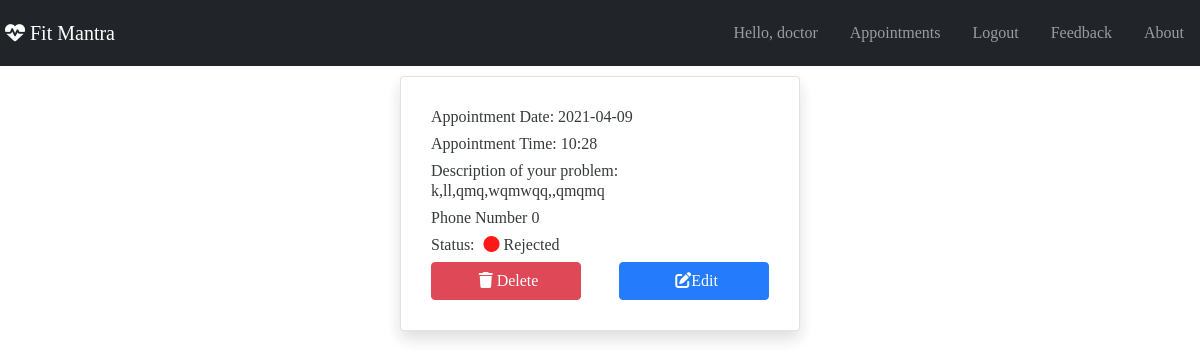
Screenshot of /myappointments (signed in) with the database file from the repository.
### home/models.py (models this page shows)
class Appointments(models.Model):
    user = models.ForeignKey(User, on_delete=models.DO_NOTHING)
    appointment_date = models.TextField()
    appointment_time = models.CharField(max_length=200)
    appointment_description = models.CharField(max_length=100)
    phone_number = models.CharField(max_length=15)
    status = models.IntegerField(default=0)

### home/views.py (the view)
# urls.py: path('myappointments', views.myappointments, name='myappointments'),
def myappointments(request):
    if request.user.is_authenticated:
        if request.method == "POST":
            id1 = int(request.POST["app_id"])
            Appointments.objects.get(id=id1).delete()
            redirect("myappointments")
        app = Appointments.objects.filter(user_id=request.user.id,)
        return render(request, "home/urappoint.html", {'app': app})
    return redirect("login")

### home/templates/home/urappoint.html (shortened to what this page needs)
{% extends "home/base.html" %}
{% block content %}
{% if app %}
 {% for app in app %}
 <div class="card shadow">
    <h6>Appointment Date:  {{app.appointment_date}}</h6>
    <h6>Appointment Time:  {{app.appointment_time}}</h6>
    <h6>Description of your problem:  {{app.appointment_description}}</h6>
    <h6>Phone Number  {{ app.phone_number }}</h6>
    <h6>Status: <i class="fas fa-circle"   {% ifequal app.status 2 %} style="color:red;" {% endifequal %} ></i> {% ifequal app.status 2 %} Rejected {% endifequal %}</h6>
   <div class="d-flex justify-content-between">
    <form action="" method="POST" class="del">
     <button class="btn btn-danger"><i class="fas fa-trash"></i> Delete</button>
    </form>
    <form action="{% url 'edit' %}" method="POST" >
     <button class="btn btn-primary"><i class="fas fa-edit"></i>Edit</button>
    </form>
    </div>
</div>
{%endfor%}
{%else%}
<h3>No Appointments. <a href="{% url 'appointment' %}">Click here</a> to book your appointments</h3>
{% endif %}
{% endblock %}

### home/templates/home/base.html (shortened to what this page needs)
{% load static %}
<!DOCTYPE html>
<head>
  <link href="https://cdn.jsdelivr.net/npm/bootstrap@5.0.0-beta3/dist/css/bootstrap.min.css" rel="stylesheet">
</head>
<body>
<nav class="navbar navbar-expand-lg navbar-dark bg-dark">
  <div class="d-flex flex-grow-1">
      <a class="navbar-brand d-none d-lg-inline-block" href="{% url 'home'%}"><i class="fas fa-heartbeat"></i> Fit Mantra </a>
  </div>
  <div class="collapse navbar-collapse flex-grow-1 text-right" id="navbar">
      <ul class="navbar-nav ms-auto flex-nowrap">
          {% if user.is_authenticated %}
              <li class="nav-item">
                <span class="nav-link m-2 menu-item nav-active fon" >Hello, {{ user.username }}</span>
              </li>
              {% if user.username == "doctor" %}
              <li class="nav-item active">
                <a class="nav-link m-2 menu-item nav-active fon" aria-current="page" href="{% url 'doctor' %}">Appointments</a>
              </li>
              {% endif %}
              <li class="nav-item active">
                <a class="nav-link m-2 menu-item nav-active fon log" href="{% url 'logout' %}">Logout</a>
              </li>
              <li class="nav-item active">
                <a class="nav-link m-2 menu-item nav-active fon log" href="{% url 'feedback' %}">Feedback</a>
              </li>
              {% endif %}
              <li class="nav-item active">
                <a class="nav-link m-2 menu-item nav-active fon log" href="{% url 'about' %}">About</a>
              </li>
      </ul>
  </div>
</nav>
    {% block content %}{% endblock %}
</body>
</html>

### home/templates/home/base.html (style rules this page uses)
body, #txt, #hide { font: inherit; margin: 0; padding: 0; }
.btn { width: 150px; }
.card { padding: 30px; max-width: 400px; margin: auto; margin-top: 10px; opacity: 0.9; }
.fas { margin-left: 5px; }
.del { margin-top: auto; }
body { background: url("https://www.kindpng.com/picc/m/267-2676363_clip-art-fitness-logos-images-fitness-logo-free.png"); background-size: cover; }

### rows the page displays
Appointments: appointment_date "2021-04-09", appointment_time "10:28", appointment_description "k,ll,qmq,wqmwqq,,qmqmq", phone_number "0"

### other values shown
{{ user.username }} "doctor"
